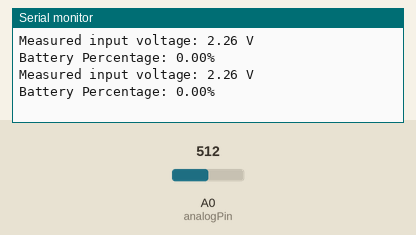
Recording of a sketch running on a simulated Arduino Uno, built with avr-gcc and run on an emulated ATmega328P. Shown: the last lines printed to the serial monitor. Inputs (shaded band) come from the test bench; at power-on: A0 (analogPin) = 512.

Above: at 1.8 s.
1.9 s: A0 (analogPin) set to 716
At 2.8 s:
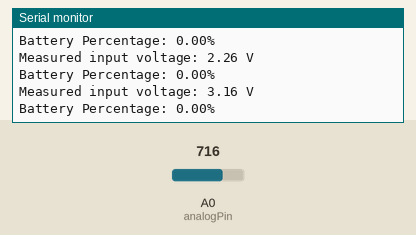
3.4 s: A0 (analogPin) set to 900
At 4.8 s:
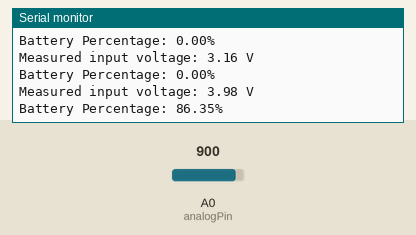
Timing chart, 0 to 6.4 s (numbered marks = the images above; inputs shaded):
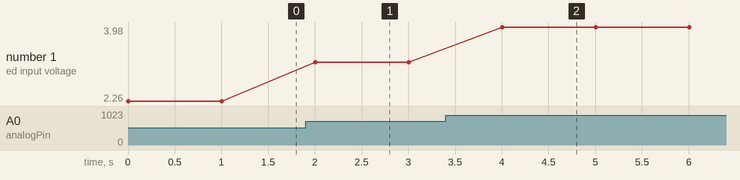

The sketch:

battery-meter.ino
```cpp
const int analogPin = A0; // Analog pin A0 of the ESP8266
const float multiplicationFactor = 1.33; // R1 (33k) + R2 (100k) / R2 (100k)
const float espVoltage = 3.3; // Reference voltage of the ESP8266
#define BATTV_MAX 4.1 // Maximum battery voltage
#define BATTV_MIN 3.2 // Minimum battery voltage
const float correctionFactor = 1.03; // Corrects reading based on the multimeter

void setup() {
  Serial.begin(115200);
}

void loop() {
  // Read the analog value (0 to 1023)
  int analogValue = analogRead(analogPin);

  // Convert the reading to a voltage (0 to 1V due to the internal divider)
  float inputReading = (analogValue / 1023.0) * espVoltage * correctionFactor;

  // Calculate the original input voltage using the inverse formula of the voltage divider
  float finalReading = inputReading * multiplicationFactor;

  // Battery voltage
  Serial.print("Measured input voltage: ");
  Serial.print(finalReading);
  Serial.println(" V");

  // Battery percentage
  float percentage = calculateBatteryPercentage(finalReading);
  Serial.print("Battery Percentage: ");
  Serial.print(percentage);
  Serial.println("%");

  delay(1000); // Waits 1 second before the next reading
}

float calculateBatteryPercentage(float current_voltage) {
    if (current_voltage >= BATTV_MAX) {
        return 100.0;
    } else if (current_voltage <= BATTV_MIN) {
        return 0.0;
    } else {
        return ((current_voltage - BATTV_MIN) / (BATTV_MAX - BATTV_MIN)) * 100.0;
    }
}
```

Measured:
- after the input at 1.9 s, the serial monitor: prints a new line after 0.10 s (image 1)
- after the input at 3.4 s, the serial monitor: prints a new line after 0.61 s (image 2)
- plotted number 1: 2.26 → 3.16 after the input at 1.9 s, 3.16 → 3.98 after the input at 3.4 s
